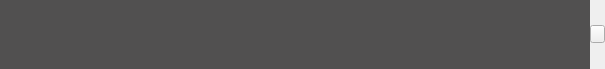
<?xml version="1.0" encoding="UTF-8"?>
<ui version="4.0">
 <class>OrderCategoryBigWidget</class>
 <widget class="QWidget" name="OrderCategoryBigWidget">
  <property name="geometry">
   <rect>
    <x>0</x>
    <y>0</y>
    <width>605</width>
    <height>69</height>
   </rect>
  </property>
  <property name="windowTitle">
   <string>Form</string>
  </property>
  <layout class="QHBoxLayout" name="horizontalLayout">
   <property name="spacing">
    <number>0</number>
   </property>
   <property name="leftMargin">
    <number>0</number>
   </property>
   <property name="topMargin">
    <number>0</number>
   </property>
   <property name="rightMargin">
    <number>0</number>
   </property>
   <property name="bottomMargin">
    <number>0</number>
   </property>
   <item>
    <widget class="OrderCategoryBigListView" name="listView">
     <property name="minimumSize">
      <size>
       <width>0</width>
       <height>0</height>
      </size>
     </property>
     <property name="maximumSize">
      <size>
       <width>16777215</width>
       <height>16777215</height>
      </size>
     </property>
     <property name="styleSheet">
      <string notr="true">QListView{
border:none;
background-color: rgb(81, 80, 80);
}</string>
     </property>
    </widget>
   </item>
   <item>
    <widget class="QPushButton" name="nextPageButton">
     <property name="minimumSize">
      <size>
       <width>15</width>
       <height>18</height>
      </size>
     </property>
     <property name="maximumSize">
      <size>
       <width>15</width>
       <height>18</height>
      </size>
     </property>
     <property name="styleSheet">
      <string notr="true">QPushButton{
border-image: url(:/setImage/right.png);
}

QPushButton:pressed{
border-image: url(:/setImage/right_press.png);
}
</string>
     </property>
     <property name="text">
      <string/>
     </property>
    </widget>
   </item>
  </layout>
 </widget>
 <customwidgets>
  <customwidget>
   <class>OrderCategoryBigListView</class>
   <extends>QListView</extends>
   <header>OrderCategoryBigListView.h</header>
  </customwidget>
 </customwidgets>
 <resources/>
 <connections/>
</ui>
